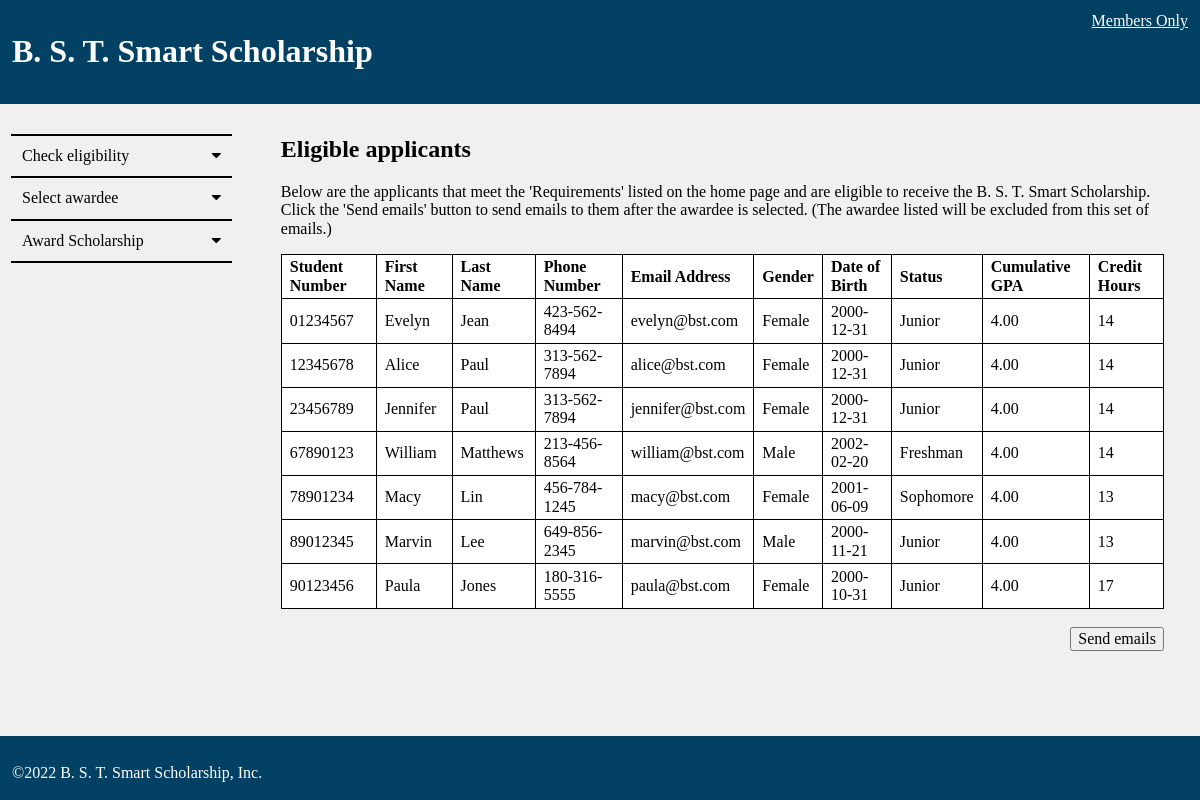
The page /controller.php?action=show_eligible on the database its author committed.
### tables this page shows
CREATE TABLE APPLICANTS (
  studentNumber    CHAR(8)         NOT NULL,
  firstName        VARCHAR(50),
  lastName         VARCHAR(50),
  phoneNumber      VARCHAR(20),
  email            VARCHAR(255),
  gender           ENUM('Male', 'Female'),
  dateOfBirth      DATE,
  status           ENUM('Freshman', 'Sophomore', 'Junior', 'Senior'),
  cumulativeGPA    DECIMAL(3,2),
  semesterGPA      DECIMAL(3,2),
  credits          INT,
  eligible         BOOLEAN,
  votes            INT            DEFAULT 0,

  PRIMARY KEY (studentNumber),
  FOREIGN KEY (studentNumber) REFERENCES REGISTRAR_OFFICE (studentNumber),
  UNIQUE (email)
);

### model/applicants_db.php (called while the page is built, shortened)
<?php
function get_eligible($eligible) {
  global $db;
  $query = 'SELECT *
            FROM APPLICANTS X
            WHERE X.eligible = :eligible';
  $statement = $db->prepare($query);
  $statement->bindValue(':eligible', $eligible);
  $statement->execute();
  $results = $statement->fetchAll();
  if ($results) {
    $eligible_apps = new EligibleStudentAggregate();
    foreach ($results as $result) :
      $eligible_apps->addStudent($result);
    endforeach;
    return $eligible_apps;
  }
  else {
    return false;
  }
}
?>

### model/iterator/EligibleStudentAggregate.php (called while the page is built, shortened)
<?php
    class EligibleStudentAggregate implements StudentAggregate {
        private $students = array();
        private $student_count = 0;
        public function createIterator() {
            return new EligibleStudentIterator($this);
        }
        public function getStudentCount() {
            return $this->student_count;
        }
        private function setStudentCount($count) {
            $this->student_count = $count;
        }
        public function getStudent($student_number) {
            if ((is_numeric($student_number)) && ($student_number <= $this->getStudentCount())) {
                return $this->students[$student_number];
            }
            else {
                return NULL;
            }
        }
        public function addStudent($student) {
            $this->students[$this->getStudentCount()] = $student;
        }
    }
?>

### model/iterator/EligibleStudentIterator.php (called while the page is built, shortened)
<?php
    class EligibleStudentIterator implements StudentIterator {
        private $student_aggregate;
        private $current_student = 0;
        public function __construct($student_aggregate) {
            $this->student_aggregate = $student_aggregate;
        }
        public function next() {
            if ($this->hasNext()) {
                return $this->student_aggregate->getStudent(++$this->current_student);
            }
            else {
                return NULL;
            }
        }
        public function hasNext() {
            if ($this->student_aggregate->getStudentCount() > $this->current_student) {
                return TRUE;
            }
            else {
                return FALSE;
            }
        }
    }
?>

### member/eligible_applicants.php (the view)
<?php include 'view/header.php'; ?>
<main id='home_content'>
  <?php include 'member/member_menu.php' ?>
  <section id='member_section'>
    <h2>Eligible applicants</h2>
    <p>Below are the applicants that meet the 'Requirements' listed on the
      home page and are eligible to receive the B. S. T. Smart Scholarship.
      Click the 'Send emails' button to send emails to them after the awardee is selected.
      (The awardee listed will be excluded from this set of emails.)</p>
    <table class='member_table'>
      <tr>
        <th>Student Number</th>
        <th>First Name</th>
        <th>Last Name</th>
        <th>Phone Number</th>
        <th>Email Address</th>
        <th>Gender</th>
        <th>Date of Birth</th>
        <th>Status</th>
        <th>Cumulative GPA</th>
        <th>Credit Hours</th>
      </tr>
      <?php if ($eligible_apps != false) { ?>
        <?php while ($eligible_apps_iterator->hasNext()) {
              $app = $eligible_apps_iterator->next();
        ?>
          <tr>
            <td><?php echo $app['studentNumber']; ?></td>
            <td><?php echo $app['firstName']; ?></td>
            <td><?php echo $app['lastName']; ?></td>
            <td><?php echo $app['phoneNumber']; ?></td>
            <td><?php echo $app['email']; ?></td>
            <td><?php echo $app['gender']; ?></td>
            <td><?php echo $app['dateOfBirth']; ?></td>
            <td><?php echo $app['status']; ?></td>
            <td><?php echo $app['cumulativeGPA']; ?></td>
            <td><?php echo $app['credits']; ?></td>
          </tr>
        <?php } ?>
      <?php } ?>
    </table><br>
    <span id='message'></span><input style='float: right;' type='submit' value='Send emails' onclick="sendEmails()">
  </section>
</main>
<?php include 'view/footer.php'; ?>

### controller.php (shortened to what this page needs)
<?php
  require('model/database.php');
  require('model/applicants_db.php');
  try {
    $action = filter_input(INPUT_POST, 'action');
    if ($action == NULL) {
        $action = filter_input(INPUT_GET, 'action');
    }
    if ($action == 'show_home') {
      include('view/home.php');
    }
    else if ($action == 'show_application') {
      include('applicant/application.php');
    }
    else if ($action == 'show_members_home') {
      include('member/members_home.php');
    }
    else if ($action == 'show_eligible') {
      $eligible = TRUE;
      $eligible_apps = get_eligible($eligible);
      if ($eligible_apps != false) {
        $eligible_apps_iterator = $eligible_apps->createIterator();
      }
      include('member/eligible_applicants.php');
    }
  }
  catch (PDOException $e) {
    include('errors/error.php');
    exit();
  }
?>

### view/header.php (shortened to what this page needs)
<!DOCTYPE html>
<html>
  <head>
    <link rel='stylesheet' type='text/css' href='styles/normalize.css'>
    <link rel='stylesheet' type='text/css' href='styles/main.css'>
    <link rel="stylesheet" href="https://cdnjs.cloudflare.com/ajax/libs/font-awesome/4.7.0/css/font-awesome.min.css">
  </head>
  <body>
    <div id='content'>
      <header>
        <a style='color: white;' title='Home' href='?action=show_home'><h1>B. S. T. Smart Scholarship</h1></a>
        <a id='members_link' href='?action=show_members_home'>Members Only</a>
      </header>

### member/member_menu.php (shortened to what this page needs)
<nav>
 <button class="dropdown" style="border-top: 2px solid black;">Check eligibility
   <i class="fa fa-caret-down"></i>
 </button>
 <button class="dropdown">Select awardee
   <i class="fa fa-caret-down"></i>
 </button>
 <button class="dropdown" style="border-bottom: 2px solid black;">Award Scholarship
   <i class="fa fa-caret-down"></i>
 </button>
</nav>

### view/footer.php
    </div>
    <footer>
      <p>
        &copy;<?php echo date('Y'); ?> B. S. T. Smart Scholarship, Inc.
      </p>
    </footer>
  </body>
</html>

### styles/main.css (style rules this page uses)
body { position: relative; min-height: 100vh; background-color: #f0f0f0; overflow-x: hidden; }
#content { padding-bottom: 2.5rem; }
main { padding-top: 1%; padding-bottom: 1%; }
header { background-color: #024064; color: white; padding: 1%; }
footer { background-color: #024064; color: white; padding: 1%; position: absolute; bottom: 0; width: 100%; height: 2.5rem; }
header h1 { display: inline-block; color: white; }
#members_link { color: white; float: right; }
#home_content { display: flex; }
nav { margin-top: 1.5%; width: 20%; background-color: #f0f0f0; }
.dropdown { padding: 5%; color: black; display: block; border: none; border-bottom: 1px solid black; border-top: 1px solid black; background: none; width: 100%; text-align: left; cursor: pointer; margin-left: 5%; }
.fa-caret-down { float: right; color: black; }
#member_section { flex: 80%; padding-left: 5%; padding-right: 3%; }
.member_table { border: 1px solid black; border-collapse: collapse; background-color: white; width: 100%; }
.member_table td, .member_table th { border: 1px solid black; padding: .2em .5em .2em .5em; text-align: left; }

### rows shown on the page
applicants: studentNumber "01234567", firstName "Evelyn", lastName "Jean", phoneNumber "423-562-8494", email "evelyn@bst.com", gender "Female", dateOfBirth "2000-12-31", status "Junior", cumulativeGPA "4.00", credits "14"
applicants: studentNumber "12345678", firstName "Alice", lastName "Paul", phoneNumber "313-562-7894", email "alice@bst.com", gender "Female", dateOfBirth "2000-12-31", status "Junior", cumulativeGPA "4.00", credits "14"
applicants: studentNumber "23456789", firstName "Jennifer", lastName "Paul", phoneNumber "313-562-7894", email "jennifer@bst.com", gender "Female", dateOfBirth "2000-12-31", status "Junior", cumulativeGPA "4.00", credits "14"
applicants: studentNumber "67890123", firstName "William", lastName "Matthews", phoneNumber "213-456-8564", email "william@bst.com", gender "Male", dateOfBirth "2002-02-20", status "Freshman", cumulativeGPA "4.00", credits "14"
applicants: studentNumber "78901234", firstName "Macy", lastName "Lin", phoneNumber "456-784-1245", email "macy@bst.com", gender "Female", dateOfBirth "2001-06-09", status "Sophomore", cumulativeGPA "4.00", credits "13"
applicants: studentNumber "89012345", firstName "Marvin", lastName "Lee", phoneNumber "649-856-2345", email "marvin@bst.com", gender "Male", dateOfBirth "2000-11-21", status "Junior", cumulativeGPA "4.00", credits "13"
applicants: studentNumber "90123456", firstName "Paula", lastName "Jones", phoneNumber "180-316-5555", email "paula@bst.com", gender "Female", dateOfBirth "2000-10-31", status "Junior", cumulativeGPA "4.00", credits "17"
